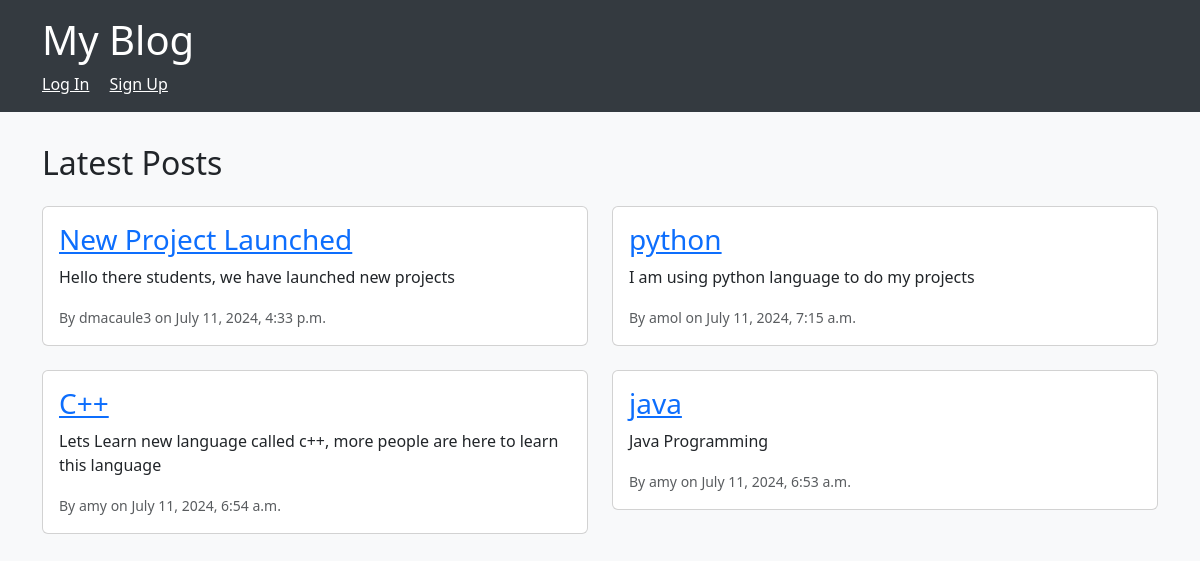
The app's page /, older data.
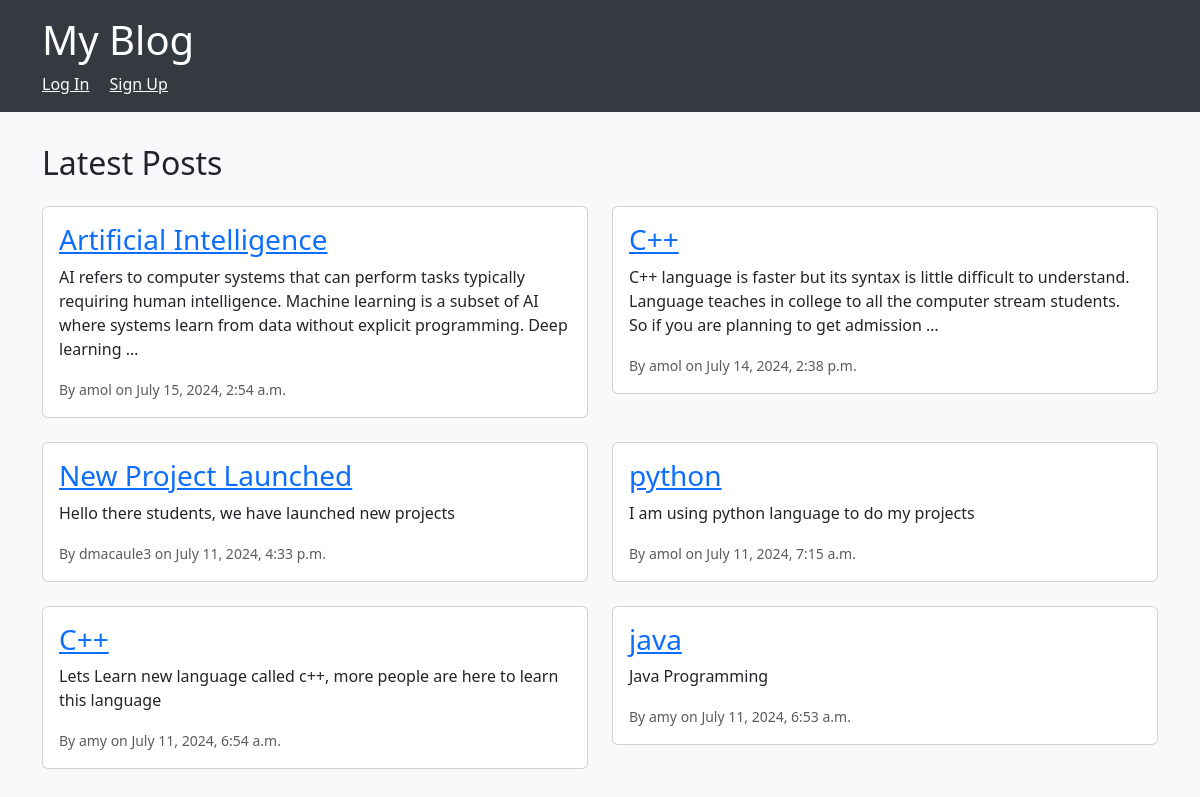
The same page, newer data.
### blog/models.py (models this page shows)
class Post(models.Model):
    title = models.CharField(max_length=200)
    body = models.TextField()
    author = models.ForeignKey(User, on_delete=models.CASCADE)
    created_at = models.DateTimeField(auto_now_add=True)
    updated_at = models.DateTimeField(auto_now=True)
    image = models.ImageField(upload_to='post_images/', null=True, blank=True)

### blog/views.py (the view)
# urls.py: path('', views.home, name='home'),
def home(request):
    posts = Post.objects.all().order_by('-created_at')
    return render(request, 'blog/home.html', {'posts': posts})

### blog/templates/blog/home.html (shortened to what this page needs)
{% extends 'blog/base.html' %}
{% block content %}
    <h2 class="mb-4">Latest Posts</h2>
    <div class="row">
        {% for post in posts %}
            <div class="col-md-6">
                <div class="card mb-4">
                    <div class="card-body">
                        <h3 class="card-title"><a href="{% url 'post_detail' pk=post.pk %}">{{ post.title }}</a></h3>
                        <p class="card-text">{{ post.body|truncatewords:30 }}</p>
                        <p class="card-text"><small class="text-muted">By {{ post.author }} on {{ post.created_at }}</small></p>
                    </div>
                </div>
            </div>
        {% endfor %}
    </div>
{% endblock %}

### blog/templates/blog/base.html (shortened to what this page needs)
<!DOCTYPE html>
<html lang="en">
<head>
    <link href="https://cdn.jsdelivr.net/npm/bootstrap@5.3.0/dist/css/bootstrap.min.css" rel="stylesheet">
</head>
<body>
    <header>
        <div class="container">
            <h1><a href="{% url 'home' %}">My Blog</a></h1>
            <nav>
                {% if user.is_authenticated %}
                    <a href="{% url 'post_new' %}">New Post</a>
                    <a href="{% url 'logout' %}">Log Out</a>
                {% else %}
                    <a href="{% url 'login' %}">Log In</a>
                    <a href="{% url 'signup' %}">Sign Up</a>
                {% endif %}
            </nav>
        </div>
    </header>
    <main class="container">
        {% block content %}
        {% endblock %}
    </main>
</body>
</html>

### blog/templates/blog/base.html (style rules this page uses)
body { background-color: #f8f9fa; }
header { background-color: #343a40; padding: 1rem; }
header h1 a { color: white; text-decoration: none; }
header nav a { color: white; margin-right: 1rem; }
main { padding: 2rem; }

Row changes from the older to the newer data that the page shows:
added Post: title "Artificial Intelligence", body "AI refers to computer systems that can perform tasks typically requiring human intelligence. Machine learning is a subset of AI where systems learn from data without explicit programming. Deep learning …", author "amol", created_at "July 15, 2024, 2:54 a.m."
added Post: title "C++", body "C++ language is faster but its syntax is little difficult to understand. Language teaches in college to all the computer stream students. So if you are planning to get admission …", author "amol", created_at "July 14, 2024, 2:38 p.m."
